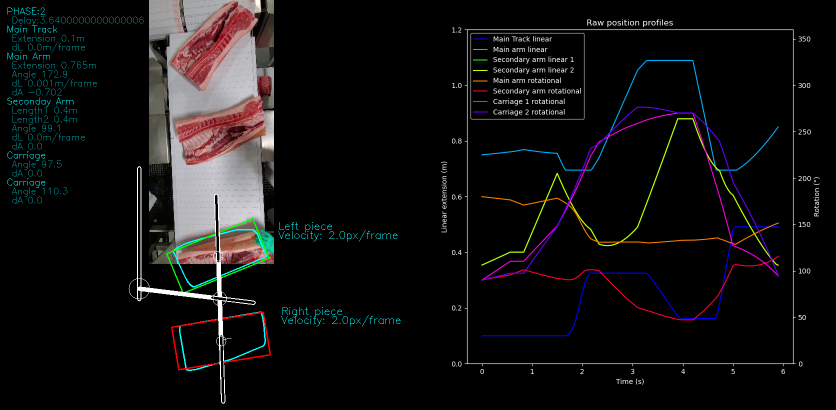
#> input picture images/main.PNG, 1671 x 819 px (shown at 1/2 size); its folder holds only this picture in this run
$ python -i bbox.py   (imports and definitions only)
#> lines starting #> are read from the running program, lines starting #| are printed output that depends on the picture; after the words box and inside, x2 and y2 are one past the last pixel; in counts of white or black regions, pixels touching at a corner belong together
### sample/Model/Point.py
import math

import cv2
import numpy as np

class Point:
    def __init__(self, x, y, angle=None, steps=0, vec=None):
        self.x = x
        self.y = y
        self.angle = angle
        self.steps_remaining = steps
        self.update_vec = vec
        self.delay = 0

    # [6 lines left out: function __repr__, not called in this run]

    def __add__(self, other):
        return Point(self.x + other.x, self.y + other.y, angle=self.angle, steps=self.steps_remaining, vec=self.update_vec)
    def __sub__(self, other):
        return Point(self.x - other.x, self.y - other.y, angle=self.angle, steps=self.steps_remaining, vec=self.update_vec)
    def __mul__(self, factor):
        return Point(self.x * factor, self.y * factor, angle=self.angle, steps=self.steps_remaining, vec=self.update_vec)
    def __truediv__(self, factor):
        return Point(self.x / factor, self.y / factor, angle=self.angle, steps=self.steps_remaining, vec=self.update_vec)
    def __floordiv__(self, factor):
        return Point(self.x // factor, self.y // factor, angle=self.angle, steps=self.steps_remaining, vec=self.update_vec)
    # [5 lines left out: function __eq__, not called in this run]

    def mag(self):
        return (self.x**2 + self.y**2)**0.5
    def norm(self):
        return Point(self.x / self.mag(), self.y / self.mag(), angle=self.angle, steps=self.steps_remaining, vec=self.update_vec)
    # [28 lines left out: functions vector_angle, rotate, draw, not called in this run]
    def toTuple(self):
        return (int(round(self.x)), int(round(self.y)))
    def toArray(self):
        return np.array([self.x, self.y])
    # [38 lines left out: functions copy, moveTo, update, not called in this run]

### sample/VisionIdentification/bbox.py
'''
Altered from bbox example on opencv documentation site
https://docs.opencv.org/3.4/da/d0c/tutorial_bounding_rects_circles.html
'''
import time
import argparse
import random
import time

import numpy as np
import cv2

from . import image_sizing
from .. import GlobalParameters
#> further down, picture is the input picture: shape (819, 1671, 3); mean B, G, R 16.7, 16.4, 17.5

# [1 line not run here, left out]

THRESHOLD = 255

def get_bbox(img, threshold=THRESHOLD, lower_mask=GlobalParameters.LOWER_MASK, upper_mask=GlobalParameters.UPPER_MASK, source="Image"):
    '''
    Returns bounding polygons for the all identified middles
    in the image
    '''
    temp = gen_mask(img, lower_mask=lower_mask, upper_mask=upper_mask)
    bound_poly = thresh_callback(threshold, temp)

    return bound_poly, temp

def gen_mask(img, lower_mask=GlobalParameters.LOWER_MASK, upper_mask=GlobalParameters.UPPER_MASK, bitwise_and=False, process=True):
    '''
    Masks input img based off HSV colour ranges provided
    '''
#> called with lower_mask = array of shape (3,), upper_mask = array of shape (3,), bitwise_and = False, process = True
    iH, iW, _ = img.shape
#> iH = 819; iW = 1671

    #Masks colour ranges provided
    hsv = cv2.cvtColor(img, cv2.COLOR_BGR2HSV)
#> hsv: shape (819, 1671, 3); mean H, S, V 10.1, 11.8, 20.5

    mask = cv2.inRange(hsv, lower_mask, upper_mask)
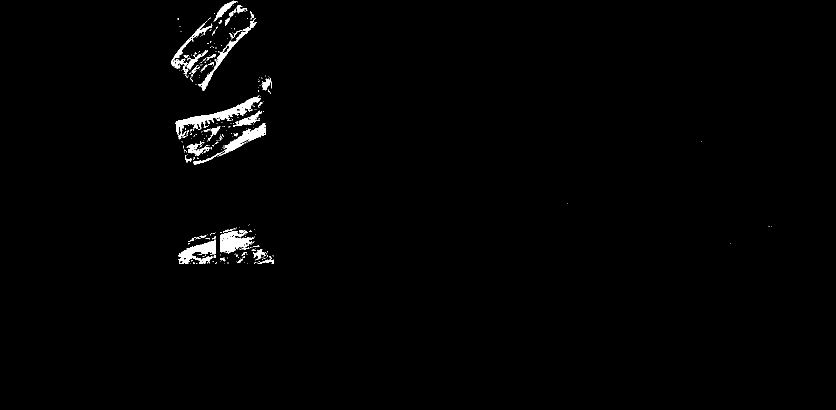
#> mask: shape (819, 1671) (shown at 1/2 size); 1.1% white; 328 white regions (284 under 20 px), largest, box (x1, y1, x2, y2) and area: (351, 191, 522, 279) 2647, (386, 246, 532, 329) 1725, (357, 479, 432, 528) 1704

    cv2.bitwise_not(mask)

    if process:
        # Expands border to ensure when dilating shape is maintained
        mask = cv2.copyMakeBorder(mask, 0, 0, 15, 15, cv2.BORDER_CONSTANT, value=0)
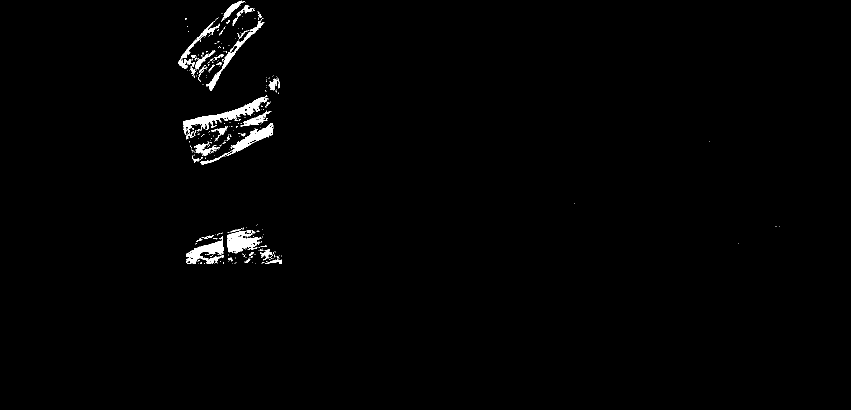
#> mask: shape (819, 1701) (shown at 1/2 size); 1% white; 328 white regions (284 under 20 px), largest, box (x1, y1, x2, y2) and area: (366, 191, 537, 279) 2647, (401, 246, 547, 329) 1725, (372, 479, 447, 528) 1704

        kernel = np.ones([round(iW*0.013),round(iH*0.013)])
        refined = cv2.dilate(mask, kernel)
#> refined: shape (819, 1701); 4.1% white; 7 white regions, largest, box (x1, y1, x2, y2) and area: (361, 141, 564, 340) 21565, (352, 0, 534, 192) 19093, (367, 439, 568, 539) 14769

        kernel = np.ones([round(iW*0.02),round(iH*0.02)])
        refined = cv2.erode(refined, kernel)
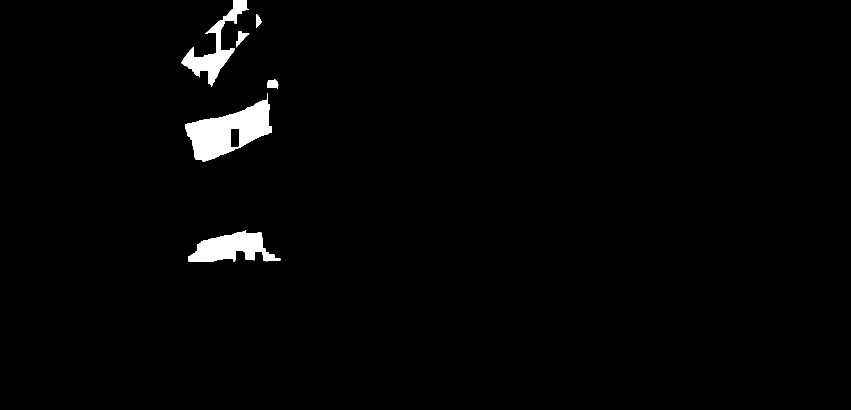
#> refined: shape (819, 1701) (shown at 1/2 size); 1.7% white; 6 white regions, box (x1, y1, x2, y2) and area: (370, 186, 544, 323) 11079, (376, 461, 561, 523) 6454, (363, 0, 498, 174) 5490, (473, 62, 499, 95) 319, (535, 159, 557, 178) 314, (512, 29, 524, 55) 185

        kernel = np.ones([round(iW*0.035),round(iH*0.035)])
        refined = cv2.dilate(refined, kernel)
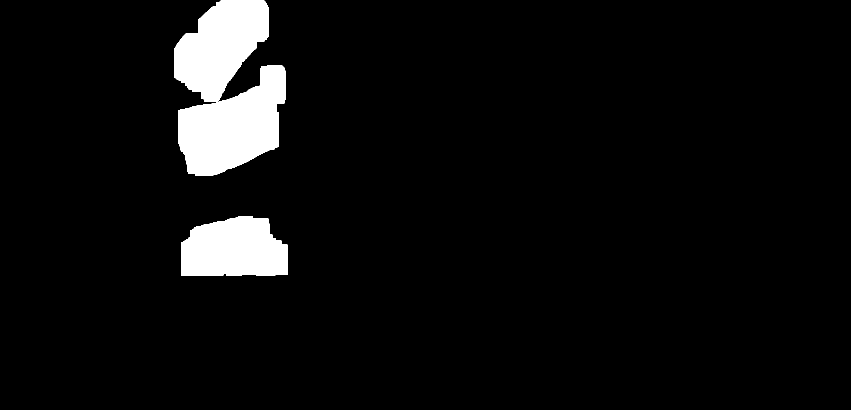
#> refined: shape (819, 1701) (shown at 1/2 size); 5.4% white; 3 white regions, box (x1, y1, x2, y2) and area: (356, 131, 571, 352) 29421, (349, 0, 538, 203) 24680, (362, 433, 575, 552) 21257
        refined = cv2.erode(refined, kernel)
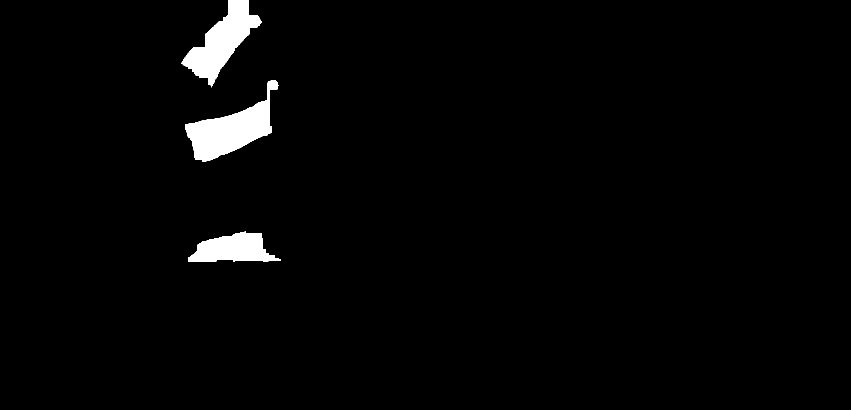
#> refined: shape (819, 1701) (shown at 1/2 size); 2.2% white; 3 white regions, box (x1, y1, x2, y2) and area: (370, 160, 557, 324) 12346, (363, 0, 524, 175) 11037, (376, 462, 561, 524) 7184

        # [5 lines of commented-out code are left out]
    else:
        refined = mask

    if bitwise_and:
        return cv2.bitwise_and(img, img, mask=refined)
    return refined[:,16:-16]
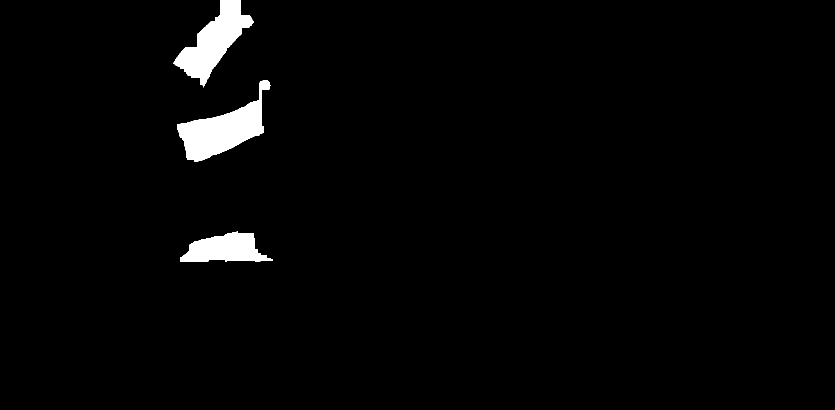
#> returned value: shape (819, 1669) (shown at 1/2 size); 2.2% white; 3 white regions, box (x1, y1, x2, y2) and area: (354, 160, 541, 324) 12346, (347, 0, 508, 175) 11037, (360, 462, 545, 524) 7184

def thresh_callback(val, img):
    '''
    Returns single convex hull of all contours of img

    '''
#> called with val = 255
    threshold = val #Threshold value for contours
    canny_output = cv2.Canny(img, threshold, threshold * 2)
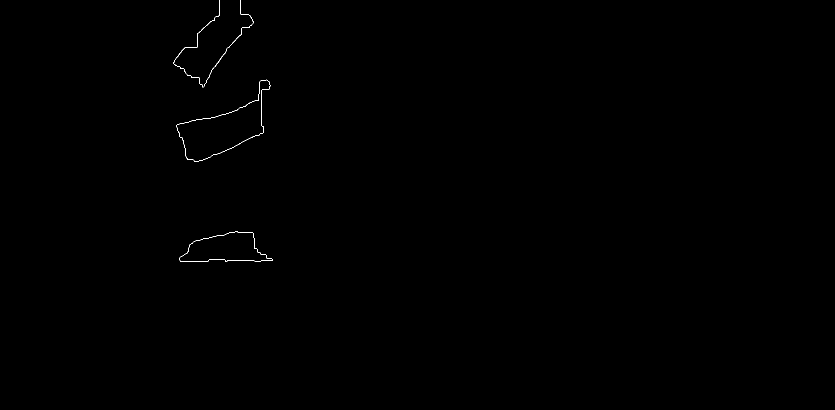
#> canny_output: shape (819, 1669) (shown at 1/2 size); 0.11% white in thin lines or dots, all inside (x1, y1, x2, y2) = (346, 0, 545, 524)

    contours, _ = cv2.findContours(canny_output, cv2.RETR_TREE, cv2.CHAIN_APPROX_SIMPLE)
#> contours = 6 contours; box (x1, y1, x2, y2) and area: (353, 159, 541, 324) 12356, (353, 159, 541, 324) 12332, (359, 462, 545, 524) 7143, (359, 462, 545, 524) 7136, (346, 0, 440, 175) 37, (407, 0, 508, 175) 36

    if (len(contours) == 0):
        return 0

    hulls = [cv2.convexHull(contours[i]) for i in range(0, len(contours)) if cv2.contourArea(cv2.convexHull(contours[i])) > GlobalParameters.MINIMUM_AREA]
#> hulls = 4 contours; box (x1, y1, x2, y2) and area: (353, 159, 541, 324) 17231, (353, 159, 541, 324) 17178, (359, 462, 545, 524) 8256, (359, 462, 545, 524) 8251

    if (len(hulls) == 0):
        return 0

    # Removes hulls that are contained within others. This allows for multiple pieces of meat to be detected
    filt = []
    for i in range(0, len(hulls)):
        flag = True
        for j in range(0, len(hulls)):
            if (cv2.pointPolygonTest(hulls[j], (hulls[i][0][0][0], hulls[i][0][0][1]), measureDist=False) == 1):
                flag = False

        filt += [flag]
#> this loop made 4 passes

    ret = [hulls[i] for i in range(0, len(hulls)) if filt[i]==True]
#> ret has the same summary as hulls

    return ret

>>> import cv2
>>> picture = cv2.imread('../../images/main.PNG')
>>> result = get_bbox(picture)
#> in get_bbox, `bound_poly = thresh_callback(threshold, temp)`: bound_poly has the same summary as hulls in thresh_callback
